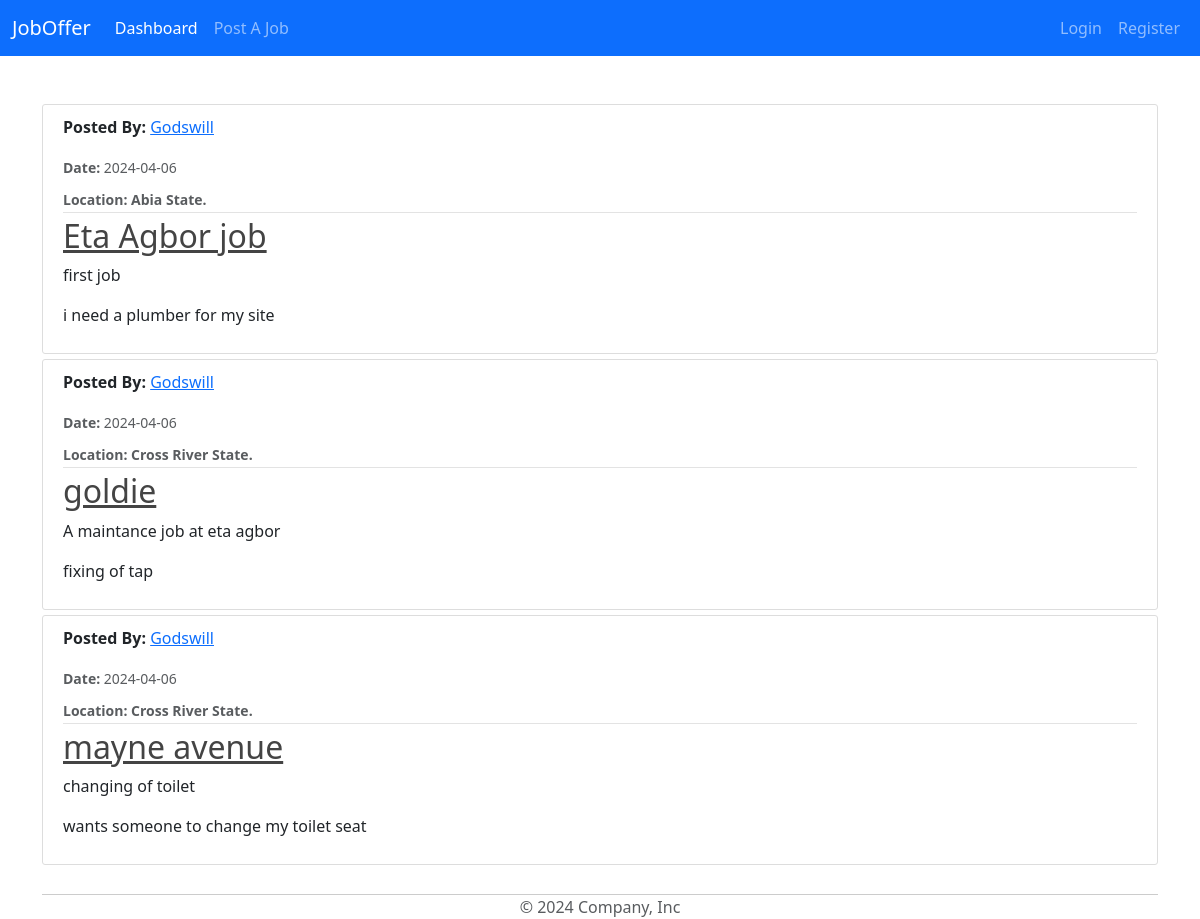
The page /home on the database its author committed.
### model/base.py (models this page shows, shortened)
class Job(Base):
    __tablename__ = 'jobs'
    id = Column(Integer, primary_key=True)
    posted_by_id = Column(Integer, ForeignKey('clients.id', name='fk_jobs_posted_by'))
    posted_by = relationship("Client", foreign_keys=[posted_by_id])
    job_title = Column(String(100), nullable=False)
    job_description = Column(String(500), nullable=False)
    completed_by_id = Column(Integer, ForeignKey('plumbers.id', name='fk_jobs_completed_by'))
    completed_by = relationship('Plumber', foreign_keys=[completed_by_id])
    content = Column(String(1000), nullable=False)
    date_posted = Column(DateTime, nullable=False, default=datetime.utcnow)
    location = Column(String(100), nullable=False)
    rank = relationship('Rank', backref='job_rank')
    applicants = relationship('Plumber', secondary='applications', backref='jobs_applied')

class BaseUser(Base, UserMixin):
    id = Column(Integer, primary_key=True)
    username = Column(String(80), unique=True, nullable=False)
    email = Column(String(120), unique=True, nullable=False)
    image_file = Column(String(20), nullable=False, default='default.jpg')
    password = Column(String(60), nullable=False)
    date_joined = Column(DateTime, nullable=False, default=datetime.utcnow)
    phone = Column(Integer, unique=True, nullable=False)
    state = Column(String(20), nullable=False)

### model/routes.py (the view)
@app.route("/jobs")
@app.route("/home")
def home():
    jobs = Job.query.all()
    return render_template('home.html', jobs=jobs)

### model/templates/home.html
{% extends "layout.html" %}
{% block content %}
<link rel="stylesheet" type="text/css" href="{{ url_for('static', filename='main.css') }}">
    {% for job in jobs %}
        <article class="media content-section">
          <div class="media-body">
            <div class="article-metadata">
              <p><strong>Posted By: </strong><a class="mr-2" href="#">{{ job.posted_by.username }}</a></p>
              <small class="text-muted"><strong>Date: </strong>{{ job.date_posted.strftime('%Y-%m-%d') }}</small>
              <div class="mt-2">
                <small class="text-muted"><strong>Location: {{ job.location }} State.</strong></small>
              </div>
            </div>
            <h2><a class="article-title" href="{{ url_for('job', job_id=job.id) }}">{{ job.job_title }}</a></h2>
            <p class="article-content">{{ job.job_description }}</p>
            <p class="article-content">{{ job.content }}</p>
          </div>
        </article>
    {% endfor %}
{% endblock content %}

### model/static/main.css (style rules this page uses)
* { padding: 0; margin: 0; }
h1, h2, h3, h4, h5, h6 { color: #444444; }
.content-section { background: #ffffff; padding: 10px 20px; border: 1px solid #dddddd; border-radius: 3px; margin-bottom: 5px; }
.article-title { color: #444444; }
.article-content { white-space: pre-line; }
.article-metadata { padding-bottom: 1px; margin-bottom: 4px; border-bottom: 1px solid #e3e3e3 }

### rows shown on the page
Job: posted_by.username "Godswill", date_posted "2024-04-06", location "Abia", job_title "Eta Agbor job", job_description "first job", content "i need a plumber for my site"
Job: posted_by.username "Godswill", date_posted "2024-04-06", location "Cross River", job_title "goldie", job_description "A maintance job at eta agbor", content "fixing of tap"
Job: posted_by.username "Godswill", date_posted "2024-04-06", location "Cross River", job_title "mayne avenue", job_description "changing of toilet", content "wants someone to change my toilet seat"
